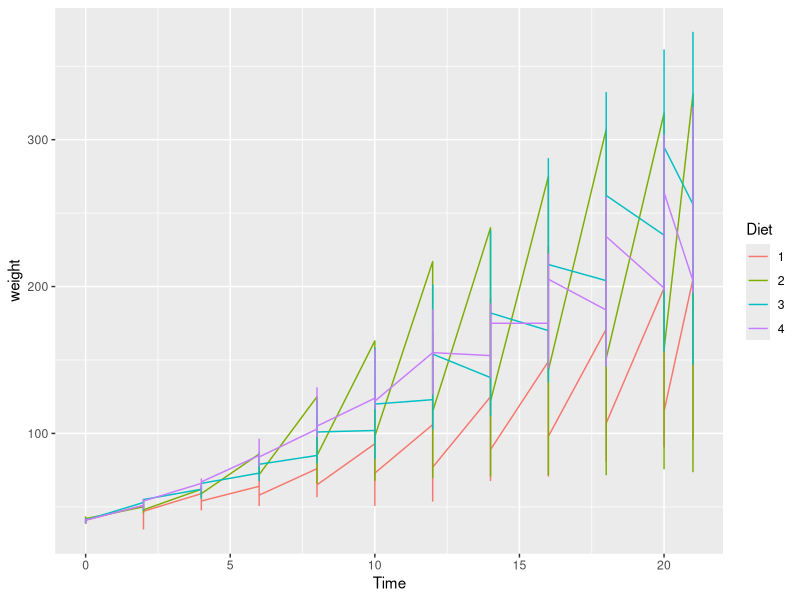

The R script that drew this image:
## ---- chunk 1
knitr::opts_chunk$set(echo = FALSE)
library(ggplot2)
## ---- chunk 2
summary(ChickWeight)
## ---- chunk 3
ggplot(data = ChickWeight, aes(Time, weight)) + geom_line(aes(color=Diet))
